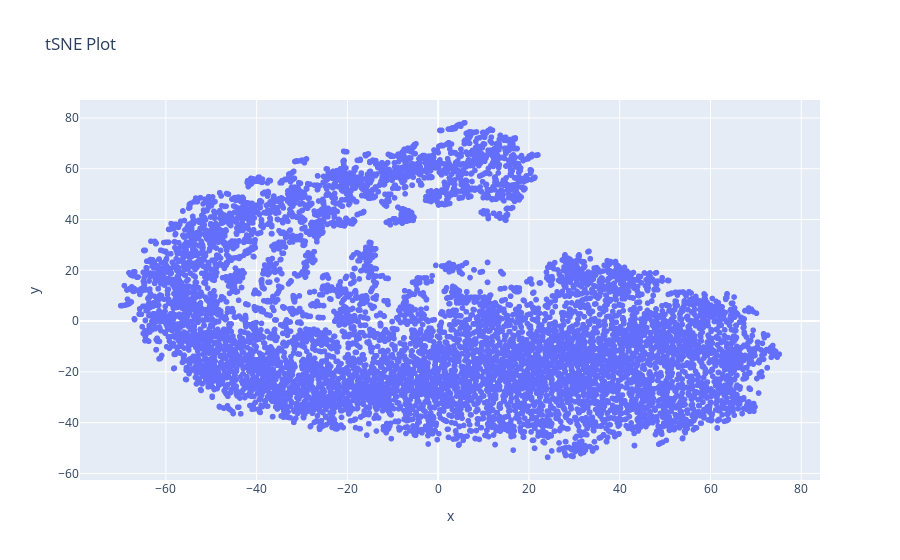

The cell this chart's notebook holds for it:
### Code cell
import plotly.express as px
import pandas as pd

df_tsne = pd.DataFrame({
    'word': words,
    'x': word_vecs_2d[:, 0],
    'y': word_vecs_2d[:, 1]
})

fig = px.scatter(df_tsne, x='x', y='y',
                 hover_data=['word'],
                 title="tSNE Plot")
fig.update_traces(textposition='top center')
fig.show()

### Figure 1 — Plotly figure (JSON) as saved in the notebook; plotly's stock layout.template omitted (floating-point values rounded to 4 significant figures; data arrays with more than 128 entries replaced by an {"elided": "..."} marker saying what was removed)
{"data": [{"customdata": {"elided": "9834x1 str values"}, "hovertemplate": "x=%{x}<br>y=%{y}<br>word=%{customdata[0]}<extra></extra>", "legendgroup": "", "marker": {"color": "#636efa", "symbol": "circle"}, "mode": "markers", "name": "", "showlegend": false, "textposition": "top center", "type": "scattergl", "x": {"elided": "9834 float values"}, "xaxis": "x", "y": {"elided": "9834 float values"}, "yaxis": "y"}], "layout": {"legend": {"tracegroupgap": 0}, "title": {"text": "tSNE Plot"}, "xaxis": {"anchor": "y", "domain": [0, 1], "title": {"text": "x"}}, "yaxis": {"anchor": "x", "domain": [0, 1], "title": {"text": "y"}}}}
